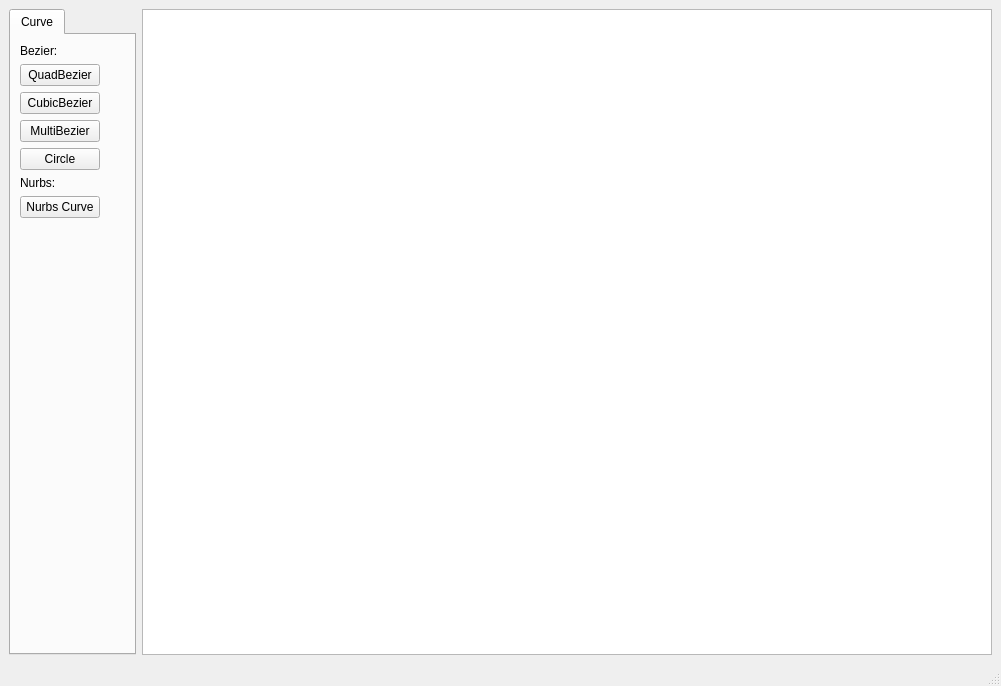
<?xml version="1.0" encoding="UTF-8"?>
<ui version="4.0">
 <class>MainWindow</class>
 <widget class="QMainWindow" name="MainWindow">
  <property name="geometry">
   <rect>
    <x>0</x>
    <y>0</y>
    <width>1001</width>
    <height>686</height>
   </rect>
  </property>
  <property name="windowTitle">
   <string>MainWindow</string>
  </property>
  <widget class="QWidget" name="centralwidget">
   <layout class="QHBoxLayout" name="horizontalLayout" stretch="0,5">
    <item>
     <widget class="QTabWidget" name="tabWidget">
      <property name="layoutDirection">
       <enum>Qt::LeftToRight</enum>
      </property>
      <property name="autoFillBackground">
       <bool>true</bool>
      </property>
      <property name="currentIndex">
       <number>0</number>
      </property>
      <widget class="QWidget" name="curve_tab">
       <property name="minimumSize">
        <size>
         <width>0</width>
         <height>598</height>
        </size>
       </property>
       <attribute name="title">
        <string>Curve</string>
       </attribute>
       <layout class="QFormLayout" name="formLayout">
        <item row="0" column="0">
         <widget class="QLabel" name="label">
          <property name="text">
           <string>Bezier:</string>
          </property>
          <property name="textFormat">
           <enum>Qt::AutoText</enum>
          </property>
          <property name="scaledContents">
           <bool>false</bool>
          </property>
          <property name="wordWrap">
           <bool>false</bool>
          </property>
         </widget>
        </item>
        <item row="1" column="0">
         <widget class="QPushButton" name="push_button_bezier_quad">
          <property name="text">
           <string>QuadBezier</string>
          </property>
         </widget>
        </item>
        <item row="2" column="0">
         <widget class="QPushButton" name="push_button_bezier_cubic">
          <property name="text">
           <string>CubicBezier</string>
          </property>
         </widget>
        </item>
        <item row="3" column="0">
         <widget class="QPushButton" name="push_button_bezier_multi">
          <property name="text">
           <string>MultiBezier</string>
          </property>
         </widget>
        </item>
        <item row="4" column="0">
         <widget class="QPushButton" name="pushButton_2">
          <property name="text">
           <string>Circle</string>
          </property>
         </widget>
        </item>
        <item row="5" column="0">
         <widget class="QLabel" name="label_2">
          <property name="text">
           <string>Nurbs:</string>
          </property>
         </widget>
        </item>
        <item row="6" column="0">
         <widget class="QPushButton" name="pushButton_3">
          <property name="text">
           <string>Nurbs Curve</string>
          </property>
         </widget>
        </item>
       </layout>
      </widget>
     </widget>
    </item>
    <item>
     <widget class="QGraphicsView" name="graphicsView"/>
    </item>
   </layout>
  </widget>
  <widget class="QMenuBar" name="menubar">
   <property name="geometry">
    <rect>
     <x>0</x>
     <y>0</y>
     <width>1001</width>
     <height>21</height>
    </rect>
   </property>
  </widget>
  <widget class="QStatusBar" name="statusbar"/>
  <action name="actionNew">
   <property name="text">
    <string>New</string>
   </property>
  </action>
  <action name="actionClear">
   <property name="text">
    <string>Clear</string>
   </property>
   <property name="toolTip">
    <string>Clear the palatte</string>
   </property>
  </action>
  <action name="actionOpen">
   <property name="text">
    <string>Open</string>
   </property>
  </action>
  <action name="actionSelect">
   <property name="text">
    <string>Select</string>
   </property>
   <property name="toolTip">
    <string>Select an item</string>
   </property>
  </action>
  <action name="actionSave">
   <property name="text">
    <string>Save</string>
   </property>
  </action>
  <action name="actionMove">
   <property name="text">
    <string>Move</string>
   </property>
   <property name="toolTip">
    <string>Move an item</string>
   </property>
  </action>
  <action name="actionQuit">
   <property name="text">
    <string>Quit</string>
   </property>
  </action>
 </widget>
 <resources/>
 <connections/>
</ui>
